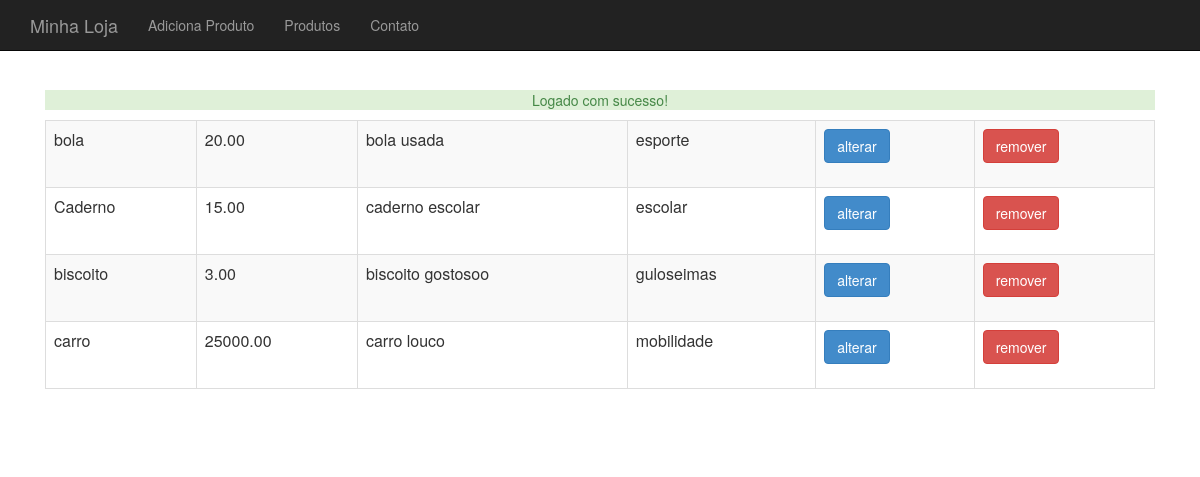
/produto-lista.php (signed in), run on the app's committed database.
### tables this page shows
CREATE TABLE IF NOT EXISTS `produtos` (
  `id` int(11) NOT NULL AUTO_INCREMENT,
  `nome` varchar(255) DEFAULT NULL,
  `preco` decimal(10,2) DEFAULT NULL,
  `descricao` text,
  `categoria_id` int(11) DEFAULT NULL,
  `usado` tinyint(1) DEFAULT '0',
  PRIMARY KEY (`id`)
);

CREATE TABLE IF NOT EXISTS `categorias` (
  `id` int(11) NOT NULL AUTO_INCREMENT,
  `nome` varchar(255) DEFAULT NULL,
  PRIMARY KEY (`id`)
);

### banco-produto.php (called while the page is built, shortened)
<?php
function listaProdutos($conexao) {
    $produtos = array();
    $resultado = mysqli_query($conexao, "select p.*,c.nome as categoria_nome from produtos as p join categorias as c on c.id=p.categoria_id");
    while ($produto = mysqli_fetch_assoc($resultado)) {
        array_push($produtos, $produto);
    }
    return $produtos;
}

### produto-lista.php (the view, shortened to what this page needs)
<?php
require_once("cabecalho.php");
require_once("banco-produto.php");
?>
<table class="table table-striped table-bordered">
    <?php
    $produtos = listaProdutos($conexao);
    foreach ($produtos as $produto) :
        ?>
        <tr>
            <td><?= $produto['nome'] ?></td>
            <td><?= $produto['preco'] ?></td>
            <td><?= substr($produto['descricao'], 0, 40) ?></td>
            <td><?= $produto['categoria_nome'] ?></td>
            <td><a class="btn btn-primary" href="produto-altera-formulario.php?id=<?= $produto['id'] ?>">alterar</a></td>
            <td>
                <form action="remove-produto.php" method="post">
                    <button class="btn btn-danger">remover</button>
                </form>
            </td>
        </tr>
        <?php
    endforeach
    ?>
</table>
<?php include("rodape.php"); ?>

### css/loja.css (style rules this page uses)
body { padding-top: 50px; }

### data on the page
produtos: nome "bola", preco "20.00", descricao "bola usada", categoria.nome "esporte"
produtos: nome "Caderno", preco "15.00", descricao "caderno escolar", categoria.nome "escolar"
produtos: nome "biscoito", preco "3.00", descricao "biscoito gostosoo", categoria.nome "guloseimas"
produtos: nome "carro", preco "25000.00", descricao "carro louco", categoria.nome "mobilidade"

### other printed values
$_SESSION[$tipo] "Logado com sucesso!"
